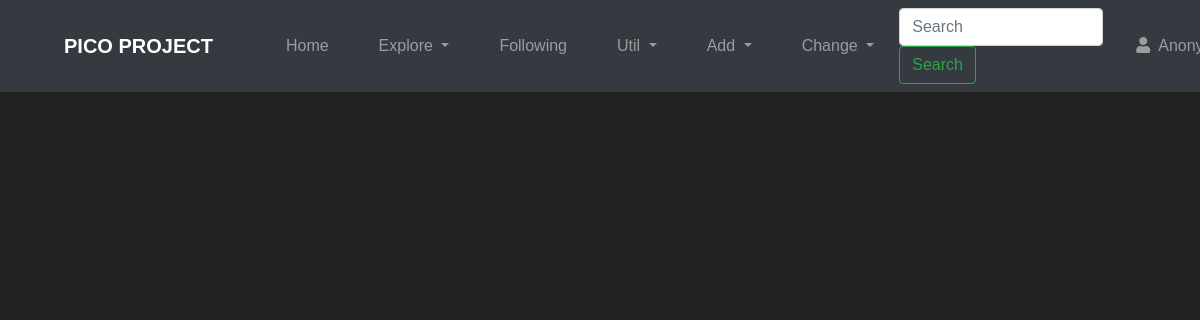
The app's page /explore/day, older data.
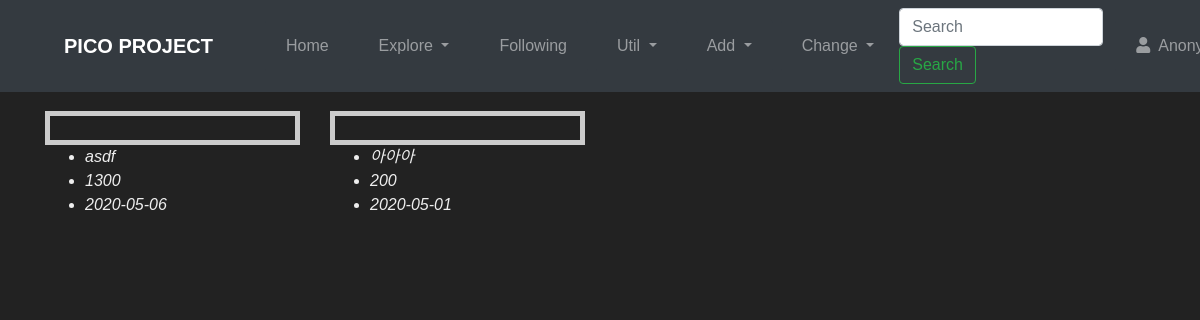
The same page, newer data.
### photo/models.py (models this page shows, shortened)
class Photo(models.Model):
    title = models.CharField('TITLE', max_length=30)
    description = models.TextField('Photo Description', blank=True)
    tags = TaggableManager(blank=True)
    PICOIN = models.PositiveIntegerField(default=0, verbose_name='PICOIN')
    image = models.ImageField('IMAGE', upload_to='SorlPhoto/%Y')
    upload_dt = models.DateTimeField('Upload Date', auto_now_add=True)
    owner = models.ForeignKey(User, on_delete=models.CASCADE, verbose_name='OWNER', blank=True, null=True)
    def get_absolute_url(self):
        return reverse('photo:photo_detail', args=(self.id,))

### photo/views.py (the view)
# urls.py: path('day', views.PhotoLVRankDay.as_view(), name='rank_day'),
class PhotoLVRankDay(ListView):
    model = Photo
    template_name = 'photo/photo_list_rank.html'
    def get_context_data(self, **kwargs):
        context = super().get_context_data(**kwargs)
        infolog = PhotoicoInfoLog.objects.filter(donate_dt__gte=datetime.now()-relativedelta(days=1))
        infolog = infolog.values('photo').annotate(total_PICO=Sum('PICOIN')).order_by('photo__id')
        photo_list = Photo.objects.filter(id__in=infolog.values_list('photo'))
        photo_list = list(zip(photo_list, infolog))
        photo_list = sorted(photo_list, key=lambda x:x[1]['total_PICO'], reverse=True)
        context['photo_list'] = photo_list
        return context

### photo/templates/photo/photo_list_rank.html (shortened to what this page needs)
{% extends "base.html" %}
{% load sorl_thumbnail %}
{% block content %}
    <div class="row">
        {% for photos in photo_list|slice:":5" %}
        <div class="col-md-3 mb-5">
            <div class="tumbnail">
            </div>
            <ul>
                <li class="font-italic">{{ photos.0.title }}</li>
                <li class="font-italic">{{ photos.1.total_PICO }}</li>
                <li class="font-italic">{{ photos.0.upload_dt|date:"Y-m-d" }}</li>
            </ul>
        </div>
        {% endfor %}
    </div>
{% endblock %}

Row changes from the older to the newer data that the page shows:
now on this page (row edited): Photo: title "asdf", PICOIN "1300", upload_dt "2020-05-06"
now on this page (row edited): Photo: title "아아아", PICOIN "200", upload_dt "2020-05-01"
